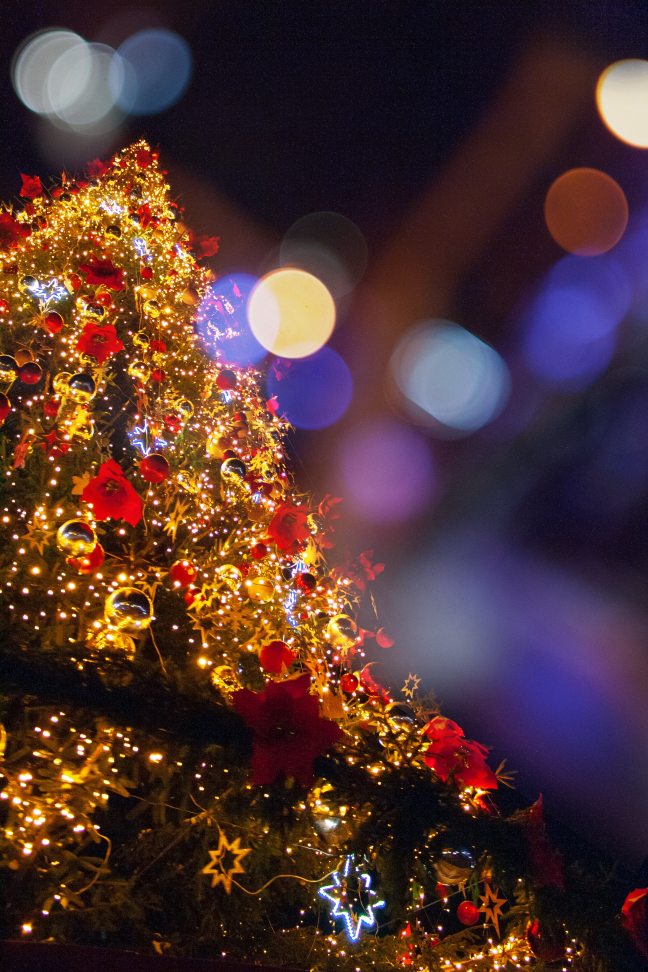
#> input picture images/input.jpg, 2592 x 3888 px (shown at 1/4 size)
$ jupyter execute '01 - Translations, Rotation, Scaling, Image Pyramid .ipynb'
#> lines starting #> are read from the running program, lines starting #| are printed output that depends on the picture
[cell 1]
import cv2
import numpy as np

# Translations

This an affine transform that simply shifts the position of an image.

cv2.warpAffine() to implement these transformations.

[cell 2]
image = cv2.imread('../images/input.jpg')
#> image is the input picture: shape (3888, 2592, 3); mean B, G, R 50.1, 51.7, 80.9

# Store height and width of the image
height, width = image.shape[:2]
#> height = 3888; width = 2592

quarter_height, quarter_width = height/4, width/4
#> quarter_height = 972; quarter_width = 648

#       | 1 0 Tx |
#  T  = | 0 1 Ty |

# T is our translation matrix
T = np.float32([[1, 0, quarter_width], [0, 1,quarter_height]])
#> T = [[1, 0, 648], [0, 1, 972]]

# We use warpAffine to transform the image using the matrix, T
img_translation = cv2.warpAffine(image, T, (width, height))
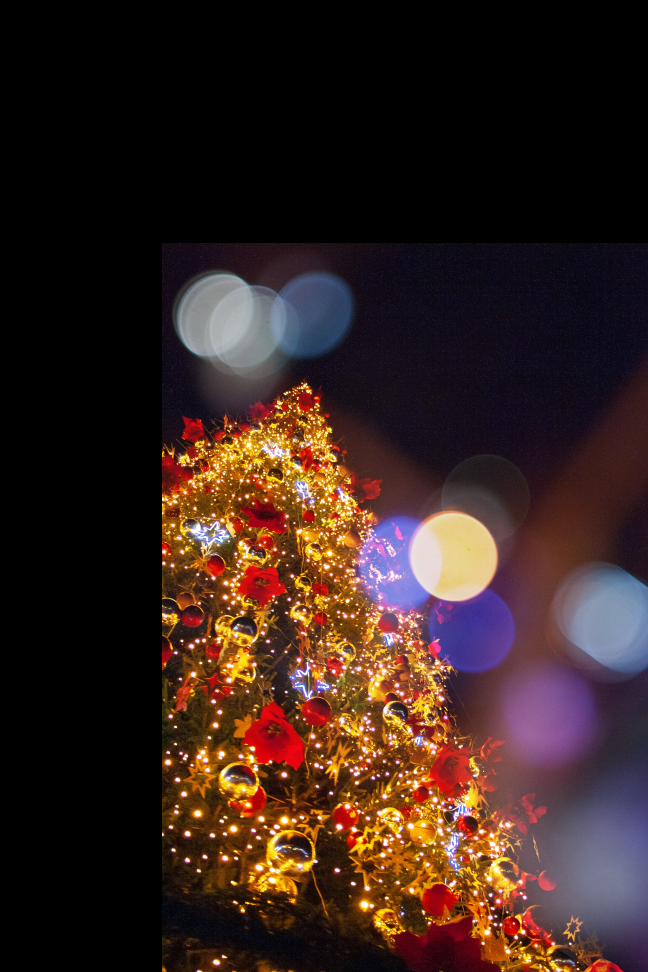
#> img_translation: shape (3888, 2592, 3) (shown at 1/4 size); mean B, G, R 30.1, 35.4, 55.2
cv2.imshow('Translation', img_translation)
cv2.waitKey()
cv2.destroyAllWindows()

[cell 3]
# Let's take a look at T

print (T)
#| [[  1.   0. 648.]
#|  [  0.   1. 972.]]

## Rotations

cv2.getRotationMatrix2D(rotation_center_x, rotation_center_y, angle of rotation, scale)

[cell 4]
image = cv2.imread('../images/input.jpg')
height, width = image.shape[:2]

# Divide by two to rototate the image around its centre
rotation_matrix = cv2.getRotationMatrix2D((width/2, height/2), 90, .5)

rotated_image = cv2.warpAffine(image, rotation_matrix, (width, height))
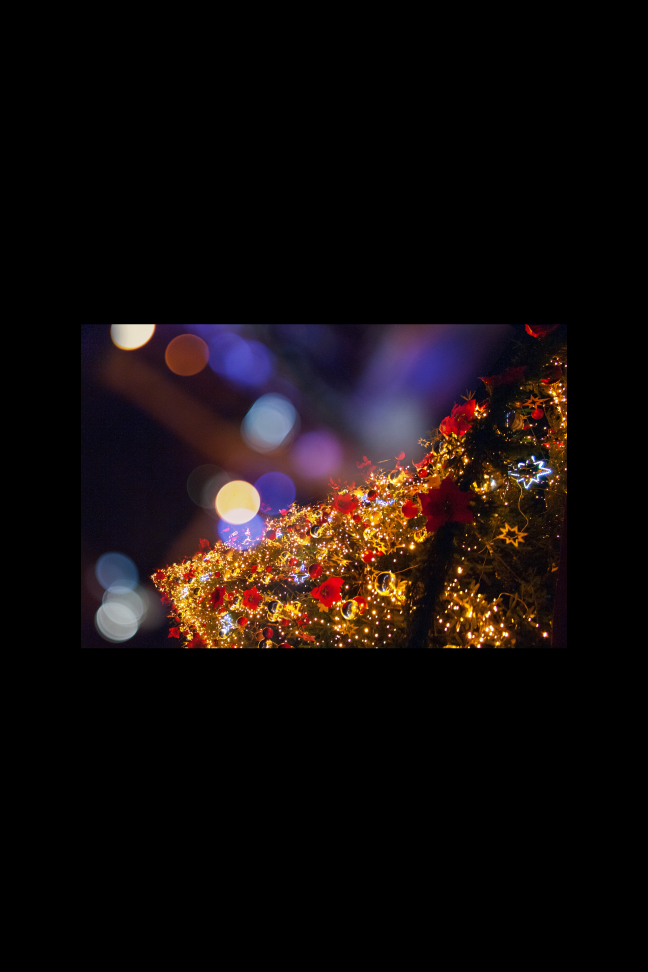
#> rotated_image: shape (3888, 2592, 3) (shown at 1/4 size); mean B, G, R 12.5, 12.9, 20.2

cv2.imshow('Rotated Image', rotated_image)
cv2.waitKey()
cv2.destroyAllWindows()

### Notice all the black space surrounding the image.
To overcome that, we can either crop(will be showing you soon) or use the cv2.transpose()

[cell 5]
img = cv2.imread('../images/input.jpg')

rotated_image = cv2.transpose(img)
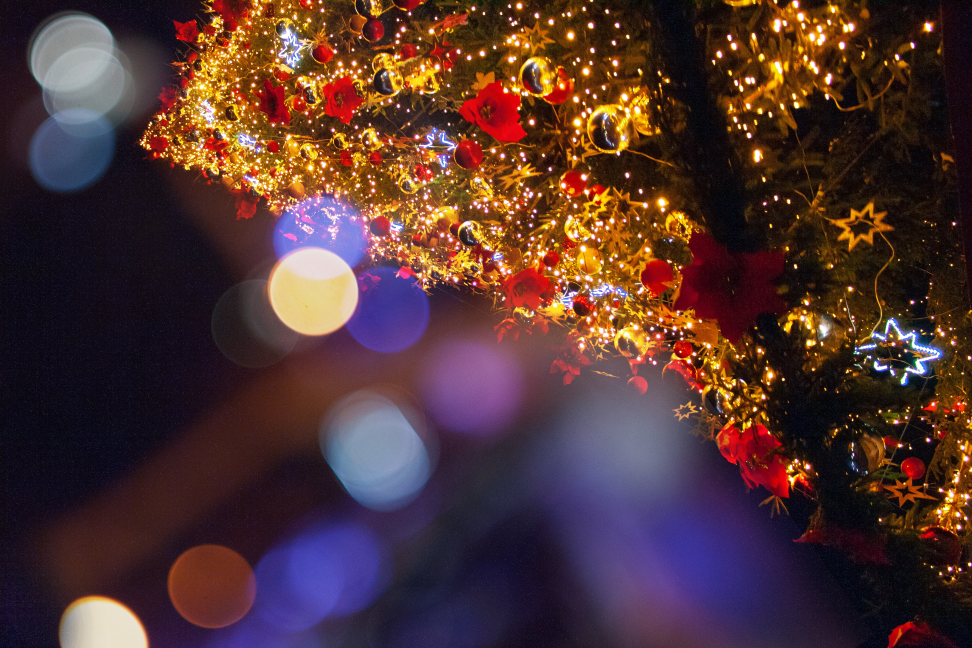
#> rotated_image: shape (2592, 3888, 3) (shown at 1/4 size); mean B, G, R 50.1, 51.7, 80.9

cv2.imshow('Rotated Image', rotated_image)
cv2.waitKey()
cv2.destroyAllWindows()

## horizontal flip

[cell 6]
img = cv2.imread('../images/input.jpg')
flipped = cv2.flip(img, 1)
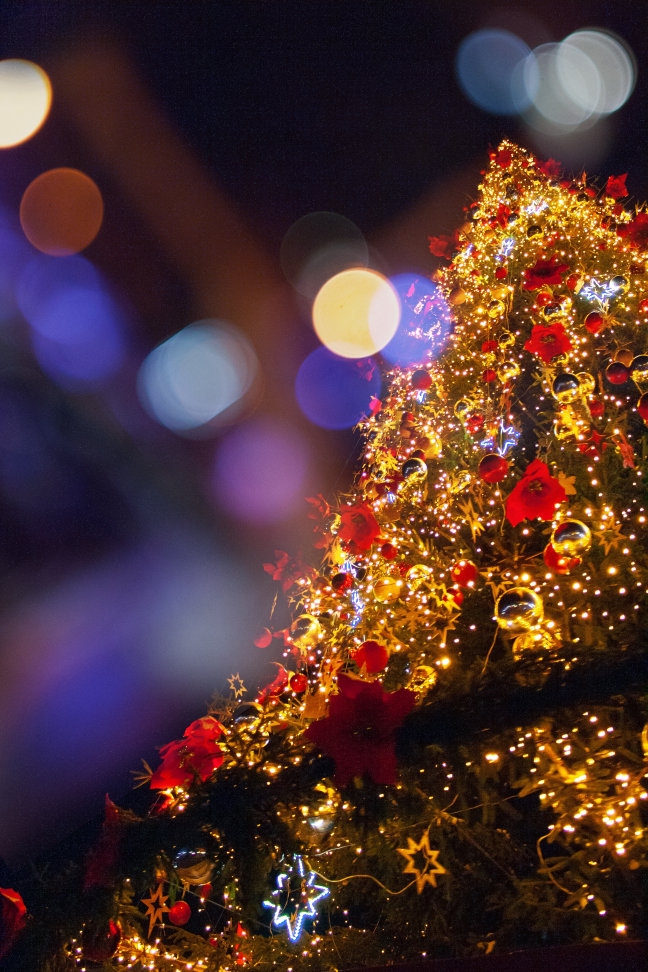
#> flipped: shape (3888, 2592, 3) (shown at 1/4 size); mean B, G, R 50.1, 51.7, 80.9
cv2.imshow('Horizontal Flip', flipped)
cv2.waitKey()
cv2.destroyAllWindows()

# Scaling, re-sizing and interpolations

Interpolation actually is the algo to use for scaling

for more Details:
https://chadrick-kwag.net/cv2-resize-interpolation-methods/

[cell 7]
# load our input image
image = cv2.imread('../images/input.jpg')

# Let's make our image 3/4 of it's original size
image_scaled = cv2.resize(image, None, fx=0.75, fy=0.75)
cv2.imshow('Scaling - Linear Interpolation', image_scaled)
cv2.waitKey()

# Let's double the size of our image
img_scaled = cv2.resize(image, None, fx=2, fy=2, interpolation = cv2.INTER_CUBIC)
cv2.imshow('Scaling - Cubic Interpolation', img_scaled)
cv2.waitKey()

# Let's skew the re-sizing by setting exact dimensions
img_scaled = cv2.resize(image, (900, 400), interpolation = cv2.INTER_AREA)
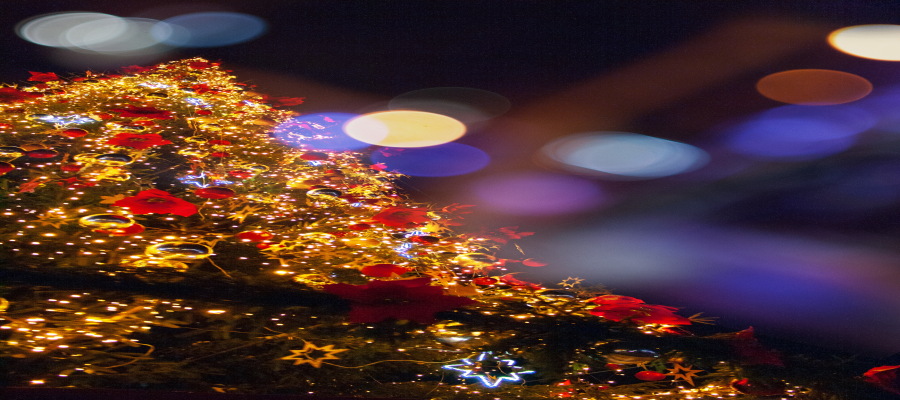
#> img_scaled: shape (400, 900, 3); mean B, G, R 50.1, 51.7, 80.9
cv2.imshow('Scaling - Skewed Size', img_scaled)
cv2.waitKey()

cv2.destroyAllWindows()

## Image Pyramids

# Notice that when we use the smaller image to rescale it up, there is blurness in the image

[cell 8]
image = cv2.imread('../images/input.jpg')

smaller = cv2.pyrDown(image)
larger = cv2.pyrUp(smaller)

cv2.imshow('Original', image )

cv2.imshow('Smaller ', smaller )
cv2.imshow('Larger ', larger )
cv2.waitKey(0)
cv2.destroyAllWindows()

$ run again, with images/Sunflowers.jpg copied over images/input.jpg
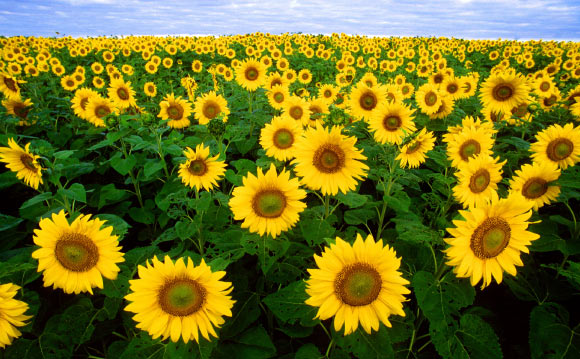
#> input picture images/Sunflowers.jpg, 580 x 359 px
#> image is the input picture: shape (359, 580, 3); mean B, G, R 33.5, 114.1, 115.8
#| [[  1.     0.   145.  ]
#|  [  0.     1.    89.75]]
#> `img_scaled = cv2.resize(image, (900, 400), interpolation = cv2.INTER_A..`:
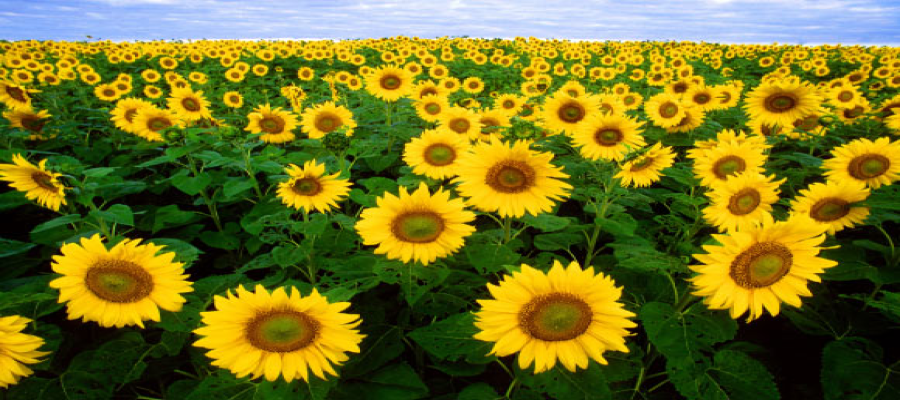
#> img_scaled: shape (400, 900, 3); mean B, G, R 33.4, 114, 115.7
#> `larger = cv2.pyrUp(smaller)`:
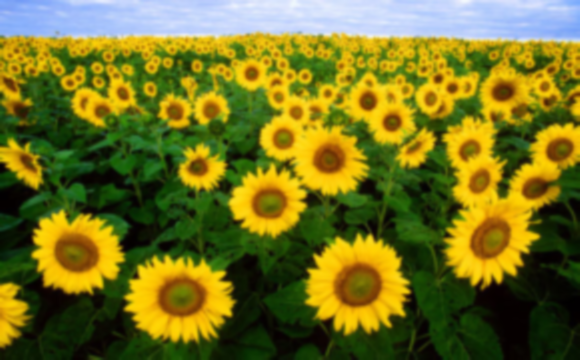
#> larger: shape (360, 580, 3); mean B, G, R 33.5, 113.9, 115.6
